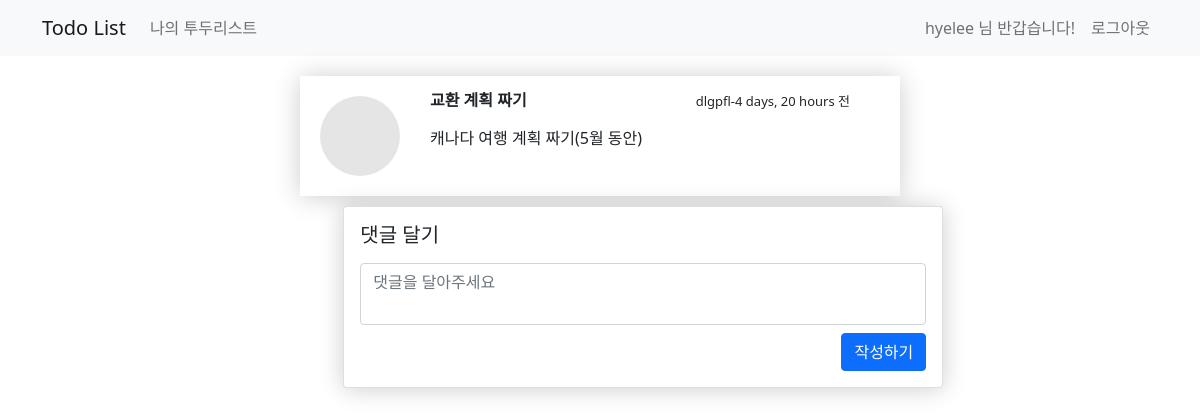
The app's page /todo/2 (signed in), older data.
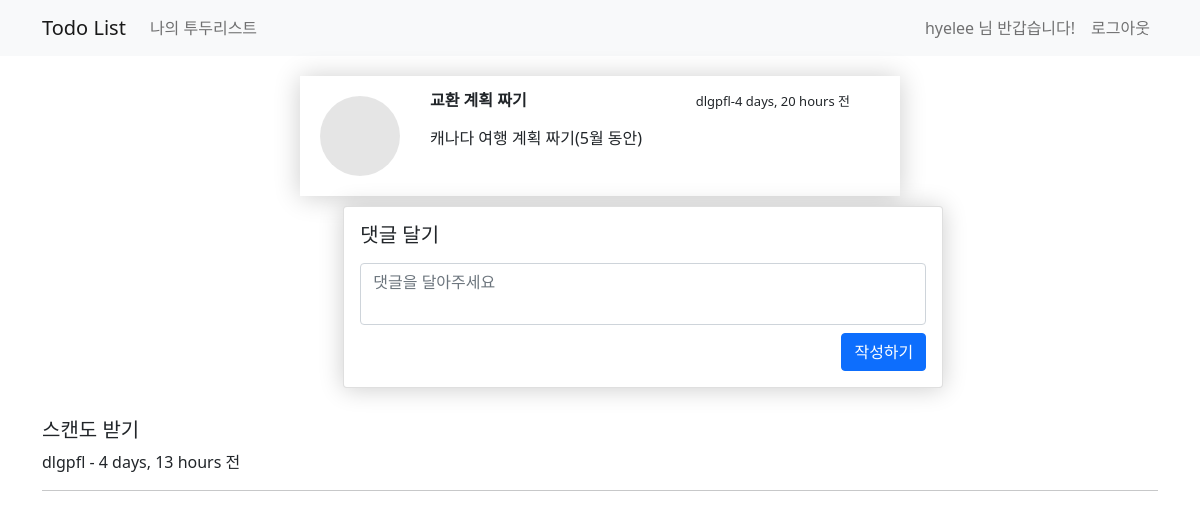
The same page, newer data.
### todo/models.py (models this page shows)
class todoComment(models.Model):
    class Meta:
        db_table = "comment"
    todo = models.ForeignKey(todoModel, on_delete=models.CASCADE)
    author = models.ForeignKey(UserModel, on_delete=models.CASCADE)
    comment = models.CharField(max_length=256)
    created_at = models.DateTimeField(auto_now_add=True)
    updated_at = models.DateTimeField(auto_now=True)

### user/models.py (models this page shows)
class UserModel(AbstractUser):
    class Meta:
        db_table = "my_user"
    email = models.CharField(max_length=256, default='')
    profile = models.ImageField(upload_to="images/", null=True, blank=True)

### todo/views.py (the view)
# urls.py: path('todo/<int:id>', views.view_comment,name='view-comment'),
@login_required
def view_comment(request, id):
    my_todo = todoModel.objects.get(id=id)
    all_comment = todoComment.objects.all().filter(todo_id=id)
    return render(request,'todo/todo_detail.html',{'my_todo' : my_todo, 'all_comment' : all_comment})

### templates/todo/todo_detail.html (shortened to what this page needs)
<!DOCTYPE html>
<html lang="en">
<head>
</head>
<body>
</body>
</html>{% extends 'base.html' %}
{% block content %}
    <div class="container timeline-container">
        <div class="card_write" style="top: 50px">
            <div class="button-container"
                 style="width: 40px; height: 30px; float: right; display: flex; justify-content: flex-end; margin-top: 10px; flex-direction: column; margin-top: 45px"></div>
            <div class="card_load"></div>
            <div class="card_load_extreme_title">{{ my_todo.title }}</div>
            <div class="card_load_extreme_descripion">{{ my_todo.content }}</div>
            <div style="text-align: right">
                <span style="font-size: small">{{ my_todo.author.username }}-{{ my_todo.created_at|timesince }} 전</span>
            </div>
        </div>
        <div class="form-row">
            <div class="card"
                 style="margin-bottom: 30px; width: 600px; left: 27%; box-shadow: 0 1px 25px rgba(0, 0, 0, 0.2);">
                <div class="card-body">
                    <div class="media">
                        <div class="media-body">
                            <h5 class="mt-0">댓글 달기</h5>
                            <p>
                            <form method="post" action="/todo/comment/{{ my_todo.id }}">
                                <div class="form-group mb-2">
                                    <textarea class="form-control" style="resize: none" name='comment' id="comment"
                                              placeholder="댓글을 달아주세요"></textarea>
                                </div>
                                <button type="submit" class="btn btn-primary" style="float:right;">작성하기
                                </button>
                            </form>
                            </p>
                        </div>
                    </div>
                </div>
            </div>
            {% for cm in all_comment %}
                <div class="row">
                    <div class="col-md-12">
                        <div class="media">
                            <div class="media-body">
                                <h5 class="mt-0"> {{ cm.comment }} </h5>
                                <span> {{ cm.author.username }} </span>
                                <span> - {{ cm.created_at | timesince }} 전</span>
                            </div>
                        </div>
                    </div>
                </div>
                <hr>
            {% endfor %}
        </div>
    </div>
{% endblock %}

Row changes from the older to the newer data that the page shows:
added todoComment: comment "스캔도 받기", author.username "dlgpfl", created_at "4 days, 13 hours"
